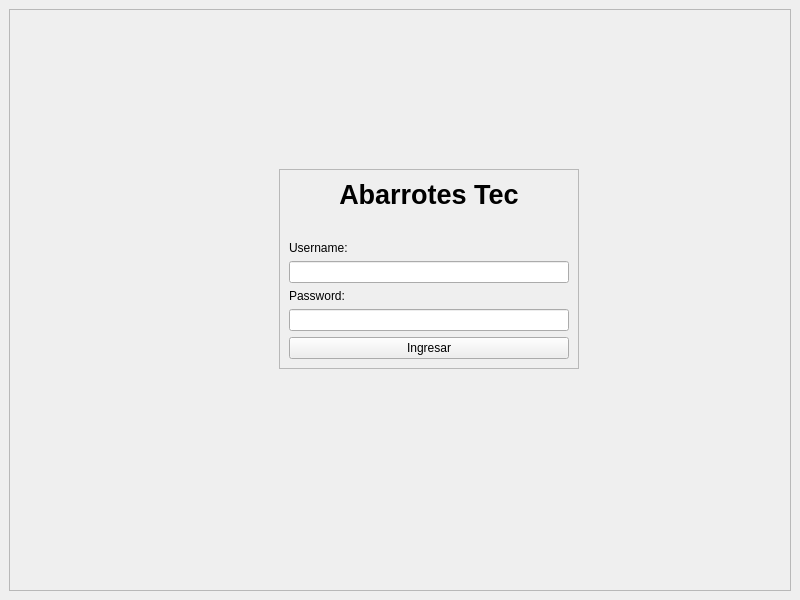
<?xml version="1.0" encoding="UTF-8"?>
<ui version="4.0">
 <class>MainWindow</class>
 <widget class="QMainWindow" name="MainWindow">
  <property name="geometry">
   <rect>
    <x>0</x>
    <y>0</y>
    <width>800</width>
    <height>600</height>
   </rect>
  </property>
  <property name="windowTitle">
   <string>MainWindow</string>
  </property>
  <widget class="QWidget" name="centralwidget">
   <layout class="QHBoxLayout" name="horizontalLayout">
    <item>
     <widget class="QFrame" name="frame">
      <property name="frameShape">
       <enum>QFrame::StyledPanel</enum>
      </property>
      <property name="frameShadow">
       <enum>QFrame::Raised</enum>
      </property>
      <widget class="QFrame" name="frame_2">
       <property name="geometry">
        <rect>
         <x>270</x>
         <y>160</y>
         <width>300</width>
         <height>200</height>
        </rect>
       </property>
       <property name="minimumSize">
        <size>
         <width>300</width>
         <height>0</height>
        </size>
       </property>
       <property name="maximumSize">
        <size>
         <width>300</width>
         <height>200</height>
        </size>
       </property>
       <property name="frameShape">
        <enum>QFrame::StyledPanel</enum>
       </property>
       <property name="frameShadow">
        <enum>QFrame::Raised</enum>
       </property>
       <layout class="QVBoxLayout" name="verticalLayout">
        <item alignment="Qt::AlignVCenter">
         <widget class="QLabel" name="label">
          <property name="maximumSize">
           <size>
            <width>16777215</width>
            <height>50</height>
           </size>
          </property>
          <property name="font">
           <font>
            <pointsize>20</pointsize>
            <weight>75</weight>
            <bold>true</bold>
           </font>
          </property>
          <property name="text">
           <string>Abarrotes Tec</string>
          </property>
          <property name="alignment">
           <set>Qt::AlignCenter</set>
          </property>
         </widget>
        </item>
        <item>
         <spacer name="verticalSpacer">
          <property name="orientation">
           <enum>Qt::Vertical</enum>
          </property>
          <property name="sizeHint" stdset="0">
           <size>
            <width>20</width>
            <height>50</height>
           </size>
          </property>
         </spacer>
        </item>
        <item>
         <widget class="QLabel" name="label_2">
          <property name="maximumSize">
           <size>
            <width>16777215</width>
            <height>50</height>
           </size>
          </property>
          <property name="text">
           <string>Username:</string>
          </property>
         </widget>
        </item>
        <item>
         <widget class="QLineEdit" name="lineEdit_2"/>
        </item>
        <item>
         <widget class="QLabel" name="label_3">
          <property name="maximumSize">
           <size>
            <width>16777215</width>
            <height>50</height>
           </size>
          </property>
          <property name="text">
           <string>Password:</string>
          </property>
         </widget>
        </item>
        <item>
         <widget class="QLineEdit" name="lineEdit">
          <property name="echoMode">
           <enum>QLineEdit::Password</enum>
          </property>
         </widget>
        </item>
        <item>
         <widget class="QPushButton" name="btn_login">
          <property name="text">
           <string>Ingresar</string>
          </property>
         </widget>
        </item>
       </layout>
      </widget>
     </widget>
    </item>
   </layout>
  </widget>
 </widget>
 <resources/>
 <connections/>
</ui>
